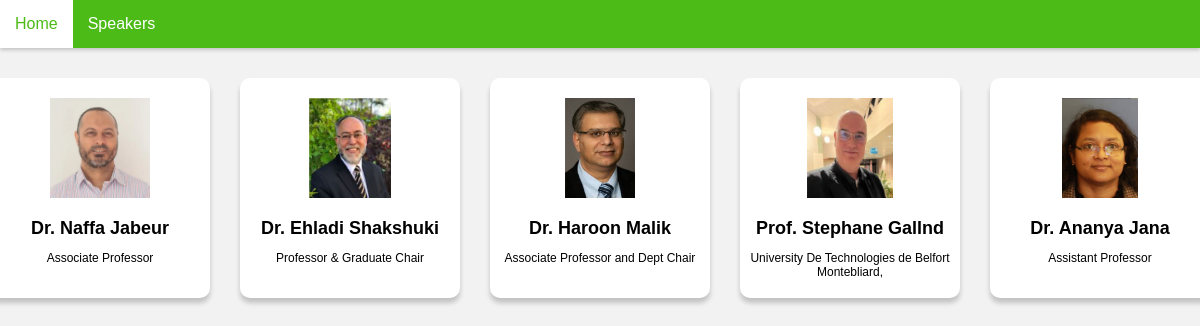
Screenshot of /speakers/ with the database file from the repository.
### personal/models.py (models this page shows, shortened)
class Speaker(models.Model):
	image					= models.ImageField(upload_to="media/speakers/", height_field=None, width_field=None, max_length=100)
	first_name				= models.CharField(max_length=50,default='', verbose_name="First Name")
	last_name				= models.CharField(max_length=50,default='')
	specialty				= models.CharField(max_length=50,default='', verbose_name="Title")
	bio						= models.TextField(default='')
	order					= models.PositiveIntegerField(default=0)
	class Meta:
		verbose_name = "Speakers"
		verbose_name_plural = "Speakers"
		ordering = ['order']

### personal/views.py (the view)
# urls.py: path('speakers/', speakers_view, name='speakers'),
def speakers_view(request):
	context= {}
	speaker = Speaker.objects.all()
	context['speaker'] = speaker
	return render(request, "personal/speakers.html", context)

### personal/templates/personal/speakers.html (shortened to what this page needs)
{% load static %}
<!DOCTYPE html>
<html>
<head>
	<link rel="stylesheet" href="{% static 'styles.css' %}">
	<nav class="navbar">
		<ul>
			<li><a href="{% url 'home' %}">Home</a></li>
	        <li><a href="{% url 'speakers' %}">Speakers</a></li>
	    </ul>
	</nav>
</head>
<body style="background-color: #f2f2f2;">
	<div class="layout">
		{% for speaker in speaker %}
		{% include 'personal/snippets/speakerSnippet.html' with value=speaker %}
		{% endfor %}
	</div>
</body>
</html>

### personal/templates/personal/snippets/speakerSnippet.html (shortened to what this page needs)
<div class="box"
	 data-image="{{speaker.image.url}}"
	 data-first_name="{{speaker.first_name}}"
	 data-last_name="{{speaker.last_name}}"
	 data-specialty="{{speaker.specialty}}"
	 data-bio="{{speaker.bio}}"
	 onclick="popOpen(this)">
	<div class="textBox">
		<img src="{{ speaker.image.url }}">
		<h1>{{speaker.first_name}} {{speaker.last_name}}</h1>
		<p>{{speaker.specialty}}</p>
	</div>
</div>

### static/styles.css (style rules this page uses)
body { margin: 0px; font-family: Arial, Helvetica, sans-serif; }
h1 { text-align: center; font-family: Arial, Helvetica, sans-serif; }
nav { box-shadow: 0 2px 4px 0 rgba(0,0,0,.2); }
.navbar ul { list-style-type: none; background-color: #4CBB17; padding: 0px; margin: 0px; overflow: hidden; }
.navbar a { color: white; text-decoration: none; padding: 15px; display: block; text-align: center; }
.navbar li { float: left; }
.layout { display: grid; grid-template-columns: repeat(5, auto); row-gap: 30px; column-gap: 30px; align-items: center; justify-content: center; place-items: center; margin-top: 30px; }

### personal/templates/personal/snippets/speakerSnippet.html (style rules this page uses)
.box { background: white; box-shadow: 0 5px 5px 0 rgba(0,0,0,.2); border-radius: 10px; width: 220px; height: 220px; cursor: pointer; }
.textBox { text-align: center; justify-content: center; }
.textBox img { display: block; margin: auto; margin-top: 10px; max-width: 100px; height: 100px; padding: 10px; }
.textBox h1 { text-align: center; margin-top: 10px; font-size: 18px; }
.textBox p { text-align: center; font-size: 12px; }

### rows the page displays
Speaker: image (picture), first_name "Dr. Naffa", last_name "Jabeur", specialty "Associate Professor"
Speaker: image (picture), first_name "Dr. Ehladi", last_name "Shakshuki", specialty "Professor & Graduate Chair"
Speaker: image (picture), first_name "Dr. Haroon", last_name "Malik", specialty "Associate Professor and Dept Chair"
Speaker: image (picture), first_name "Prof. Stephane", last_name "Gallnd", specialty "University De Technologies de Belfort Montebliard,"
Speaker: image (picture), first_name "Dr. Ananya", last_name "Jana", specialty "Assistant Professor"
